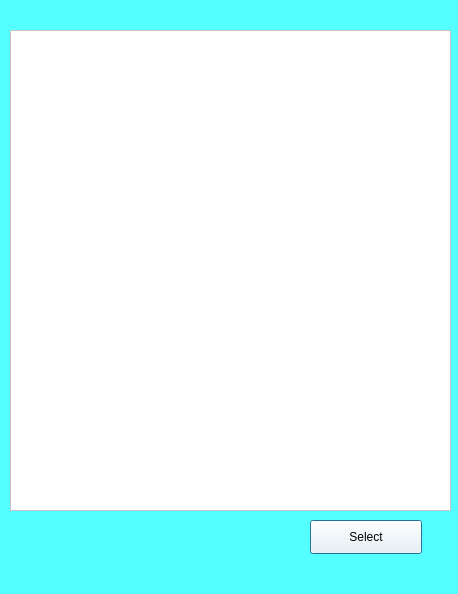
<?xml version="1.0" encoding="UTF-8"?>
<ui version="4.0">
 <class>Dialog</class>
 <widget class="QDialog" name="Dialog">
  <property name="geometry">
   <rect>
    <x>0</x>
    <y>0</y>
    <width>458</width>
    <height>594</height>
   </rect>
  </property>
  <property name="windowTitle">
   <string>Students</string>
  </property>
  <property name="styleSheet">
   <string notr="true">background-color: rgb(85, 255, 255);</string>
  </property>
  <widget class="QPushButton" name="pb">
   <property name="geometry">
    <rect>
     <x>310</x>
     <y>520</y>
     <width>112</width>
     <height>34</height>
    </rect>
   </property>
   <property name="styleSheet">
    <string notr="true">background-color: rgb(255, 255, 255);</string>
   </property>
   <property name="text">
    <string>Select</string>
   </property>
  </widget>
  <widget class="QTableView" name="tableView">
   <property name="geometry">
    <rect>
     <x>10</x>
     <y>30</y>
     <width>441</width>
     <height>481</height>
    </rect>
   </property>
   <property name="styleSheet">
    <string notr="true">background-color: rgb(255, 255, 255);</string>
   </property>
  </widget>
 </widget>
 <resources/>
 <connections>
  <connection>
   <sender>pb</sender>
   <signal>clicked()</signal>
   <receiver>Dialog</receiver>
   <slot>close()</slot>
   <hints>
    <hint type="sourcelabel">
     <x>344</x>
     <y>543</y>
    </hint>
    <hint type="destinationlabel">
     <x>179</x>
     <y>542</y>
    </hint>
   </hints>
  </connection>
 </connections>
</ui>
